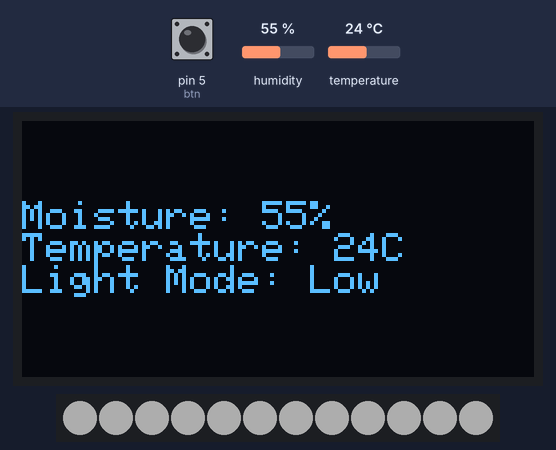
Simulated run of this sketch. Board: Arduino Uno, built for the host (arithmetic inside an expression is 32-bit, double 64-bit). On the bench: 128×64 one-colour display, 12 RGB LEDs in strip order, left to right. The inputs (shaded band) are chosen by the test bench; at power-on: humidity 55 %, temperature 24 °C, pin 5 (btn) LOW. Dim RGB values are drawn brighter than linear; what the sketch prints to the serial monitor is not drawn.

Above: at 1.7 s.
1.8 s: humidity set to 22 %
At 4.1 s:
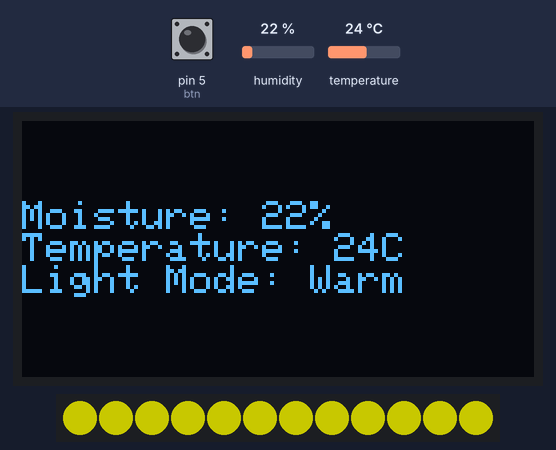
4.7 s: temperature set to 12 °C
At 6.2 s:
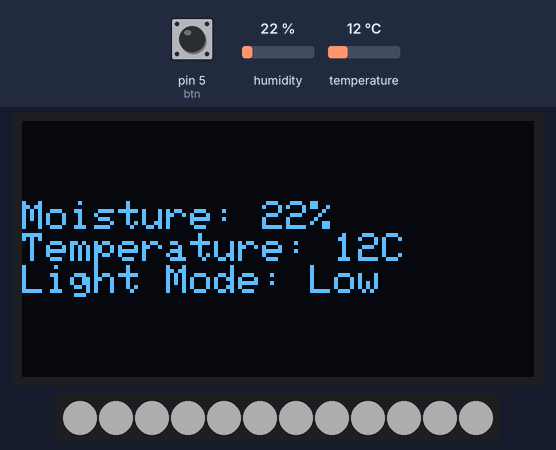
8.9 s: humidity set to 40 %
At 11.6 s:
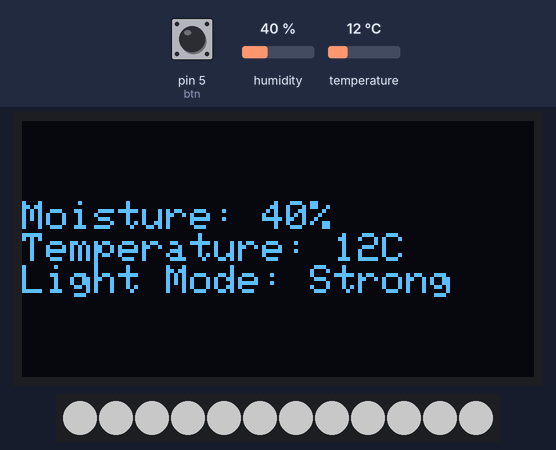
12.2 s: pin 5 (btn) pulled HIGH for 3.2 s
16.9 s: temperature set to 19 °C
At 20.56 s:
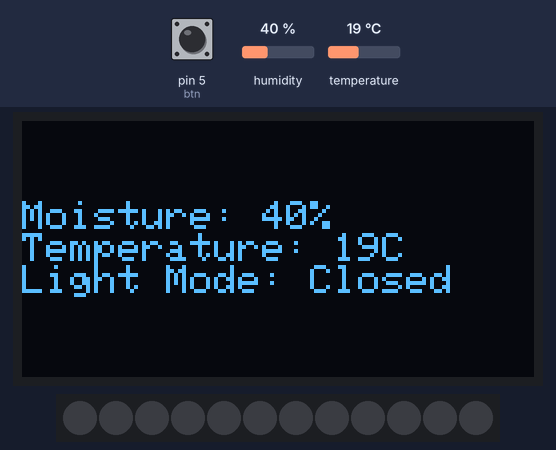
Timing chart, 0 to 20.7 s (numbered marks = the images above; inputs shaded):
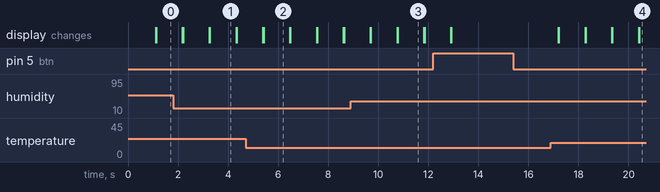

Measured:
- what the display in image 1 shows lasts 1.0 s, from 3.3 s to 4.3 s

The sketch:

app.ino
```cpp
// 引入库
#include <DHT11.h>
#include <FastLED.h>
#include <Adafruit_GFX.h>
#include <Adafruit_SSD1306.h>

// 定义LED引脚和数量
#define LED_PIN 2
#define LED_COUNT 12

// LED类型和颜色顺序
#define LED_TYPE WS2812B
#define COLOR_ORDER GRB

// OLED屏幕参数
#define SCREEN_WIDTH 128
#define SCREEN_HEIGHT 64
#define SCREEN_ADDRESS 0x3C
#define OLED_RESET -1

// 定义DHT11传感器引脚
#define DHT_PIN 4

// 创建一个DHT11对象
DHT11 dht(DHT_PIN);

// 创建一个SSD1306 OLED屏幕对象
Adafruit_SSD1306 display(SCREEN_WIDTH, SCREEN_HEIGHT, &Wire, OLED_RESET);

// 创建一个CRGB类型的LED数组
CRGB leds[LED_COUNT];

// 按钮引脚
#define btn 5

// 控制模式变量
int mode = 0;

void setup() {
  // 设置函数，在Arduino启动时运行一次

  // 初始化串口通信
  Serial.begin(9600);

  // 初始化LED条和SSD1306 OLED屏幕
  FastLED.addLeds<LED_TYPE, LED_PIN, COLOR_ORDER>(leds, LED_COUNT).setCorrection(TypicalLEDStrip);
  display.begin(SSD1306_SWITCHCAPVCC, 0x3C);

  // 设置屏幕文本属性
  display.setTextSize(1);
  display.setTextColor(SSD1306_WHITE);

  // 设置按钮引脚为输入模式，带上拉电阻
  pinMode(btn, INPUT_PULLDOWN);
}

void loop() {
  // 主循环函数，会持续执行

  // 读取按钮状态
  int status = digitalRead(btn);

  // 检测按钮是否按下，切换模式
  if (status == 0) {
    if (mode == 3) {
      mode = 0;
    } else {
      mode += 1;
    }
  }

  // 输出按钮状态和模式到串口，用于调试
  Serial.print("status: ");
  Serial.print(status);
  Serial.print("     ");
  Serial.println(mode);

  // 更新屏幕和LED灯光
  showScreen(mode);
  light(mode);
}

void showScreen(int mode) {
  // 显示屏函数，用于更新OLED屏幕内容

  // 读取DHT11传感器数据（湿度和温度）
  int humidity = dht.readHumidity();
  int temperature = dht.readTemperature();

  // 清空屏幕
  display.clearDisplay();
  display.setCursor(0, 20);

  // 显示湿度
  display.print("Moisture: ");
  display.print(humidity);
  display.println("%");

  // 显示温度
  display.print("Temperature: ");
  display.print(temperature);
  display.println("C");

  // 显示光照模式
  display.print("Light Mode: ");

  // 根据模式值，显示不同的光照模式
  if(mode == 0){
    display.print("Closed");
  }else if (mode == 1){
    display.print("Low");
  }else if (mode == 2){
    display.print("Strong");
  }else if (mode == 3){
    display.print("Warm");
  }

  // 更新屏幕显示
  display.display();
}

void light(int mode) {
  // 控制LED灯光函数

  // 根据模式值，设置LED灯光效果
  if (mode == 0) {
    fill_solid(leds, LED_COUNT, CRGB::Black);
  } else if (mode == 1) {
    fill_solid(leds, LED_COUNT, CRGB(255, 255, 255));
    FastLED.setBrightness(50);
  } else if (mode == 2) {
    fill_solid(leds, LED_COUNT, CRGB(255, 255, 255));
    FastLED.setBrightness(100);
  } else if (mode == 3) {
    fill_solid(leds, LED_COUNT, CRGB::Yellow);
    FastLED.setBrightness(100);
  }

  // 更新LED灯光
  FastLED.show();
}
```
